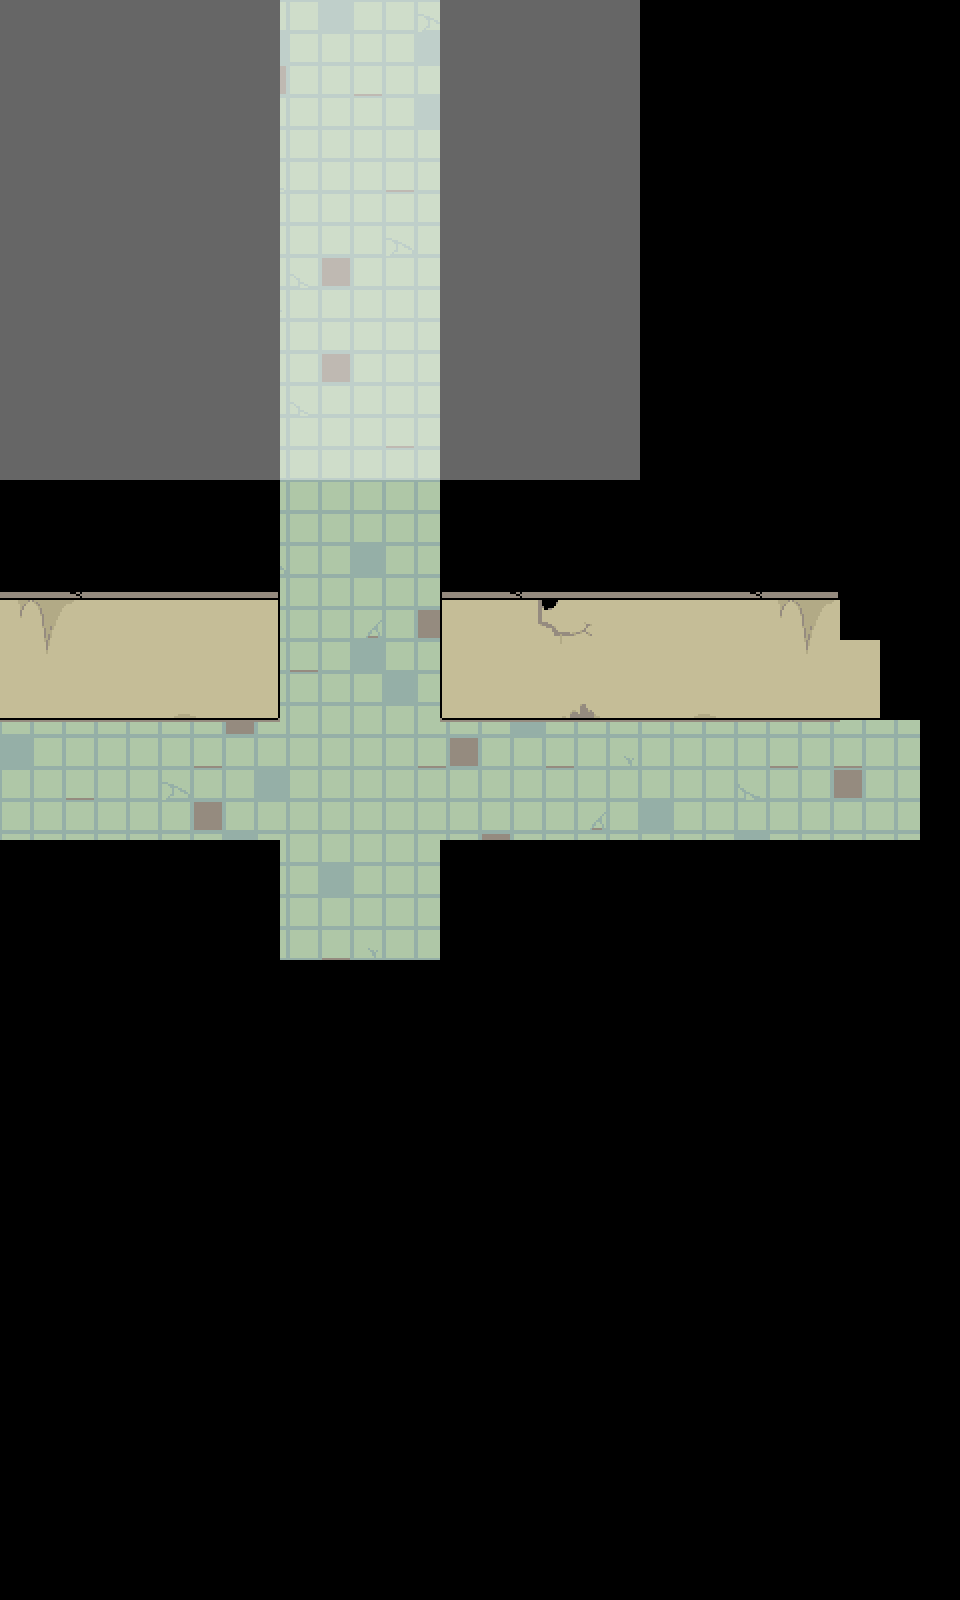

A 2D game scene composited from a Tiled map and its tileset images. What follows is a short description and the map's XML, with each tile layer's data collapsed to a summary:
An orthogonal 24x40 tile map with 40x40 px tiles, 2 tile layers (Tile Layer 1, Tile Layer 2), 3 tilesets, 2 image layers and 32 objects (4x transition, npc, interactable, entry, entry2, ...).

<map version="1.11" tiledversion="1.11.2" orientation="orthogonal" renderorder="right-down" width="24" height="40" tilewidth="40" tileheight="40" infinite="0" nextlayerid="11" nextobjectid="85">
 <editorsettings>
  <export target="corridors1.lua" format="lua" />
 </editorsettings>
 <properties>
  <property name="border" value="greenroomold" />
  <property name="music" value="lost_room" />
 </properties>
 <tileset firstgid="1" source="../../../tilesets/greenroom.tsx" />
 <tileset firstgid="127" source="../../../tilesets/floor3-objects.tsx" />
 <tileset firstgid="170" source="../../../tilesets/bg_ch3_dw_changing_room_tileset.tsx" />
 <imagelayer id="9" name="Image Layer 1" repeaty="1">
  <image source="../../../../../assets/sprites/world/maps/floor3/sloppy/changing_room_floor.png" width="1280" height="960" />
 </imagelayer>
 <layer id="1" name="Tile Layer 1" width="24" height="40">
  <data>[960 cells, 760 non-empty, 27 distinct tile ids]</data>
 </layer>
 <layer id="2" name="Tile Layer 2" width="24" height="40">
  <data>[960 cells, 0 non-empty, 0 distinct tile ids]</data>
 </layer>
 <objectgroup id="8" name="objects_bg">
  <object id="63" gid="2147483802" x="838" y="800" width="82" height="204" />
  <object id="66" gid="150" x="-46" y="640" width="70" height="40" />
  <object id="67" gid="150" x="18" y="640" width="70" height="40" />
  <object id="68" gid="150" x="82" y="640" width="70" height="40" />
  <object id="69" gid="150" x="146" y="640" width="70" height="40" />
  <object id="70" gid="150" x="210" y="640" width="70" height="40" />
  <object id="76" gid="150" x="440" y="640" width="70" height="40" />
  <object id="77" gid="150" x="504" y="640" width="70" height="40" />
  <object id="78" gid="150" x="568" y="640" width="70" height="40" />
  <object id="79" gid="150" x="632" y="640" width="70" height="40" />
  <object id="80" gid="150" x="696" y="640" width="70" height="40" />
  <object id="81" gid="150" x="760" y="640" width="70" height="40" />
  <object id="82" gid="150" x="824" y="640" width="70" height="40" />
 </objectgroup>
 <objectgroup color="#0000ff" id="3" name="collision">
  <object id="1" x="0" y="0" width="280" height="720" />
  <object id="2" x="440" y="0" width="520" height="720" />
  <object id="3" x="440" y="840" width="520" height="760" />
  <object id="4" x="0" y="840" width="280" height="760" />
  <object id="23" x="840" y="720">
   <polygon points="0,0 80,80 80,0" />
  </object>
  <object id="28" x="480" y="720" width="60" height="20" />
  <object id="37" x="920" y="720" width="40" height="120" />
 </objectgroup>
 <objectgroup color="#ff00ff" id="4" name="objects">
  <object id="18" name="transition" x="-30" y="720" width="40" height="120">
   <properties>
    <property name="map" value="floortv/legacy/pre_elevator" />
    <property name="marker" value="entry2" />
   </properties>
  </object>
  <object id="19" name="transition" x="280" y="1590" width="160" height="40">
   <properties>
    <property name="map" value="floortv/legacy/corridors3" />
    <property name="marker" value="entrydown" />
   </properties>
  </object>
  <object id="20" name="transition" x="280" y="-30" width="160" height="40">
   <properties>
    <property name="map" value="floortv/legacy/corridors2" />
    <property name="marker" value="entry4" />
   </properties>
  </object>
  <object id="59" name="transition" x="860" y="720" width="40" height="120">
   <properties>
    <property name="map" value="floortv/legacy/mike" />
    <property name="marker" value="entry" />
   </properties>
  </object>
  <object id="60" name="npc" x="670" y="742">
   <properties>
    <property name="actor" value="flaurel" />
    <property name="cond" value="Game:getFlag(&quot;fun&quot;, 0) == 38" />
    <property name="cutscene" value="floor3.forgetmenot" />
   </properties>
   <point />
  </object>
  <object id="83" gid="155" x="480" y="740" width="60" height="90" />
  <object id="84" name="interactable" x="480" y="699.25" width="60" height="40.75">
   <properties>
    <property name="cutscene" value="tvfloor.legacy_freevending" />
    <property name="solid" type="bool" value="true" />
   </properties>
  </object>
 </objectgroup>
 <objectgroup color="#7f00ff" id="5" name="markers">
  <object id="31" name="entry" x="40" y="800">
   <point />
  </object>
  <object id="32" name="entry2" x="820" y="800">
   <point />
  </object>
  <object id="33" name="entry4" x="360" y="1560">
   <point />
  </object>
  <object id="34" name="entry3" x="360" y="80">
   <point />
  </object>
  <object id="35" name="spawn" x="360" y="800">
   <point />
  </object>
 </objectgroup>
 <objectgroup color="#ff0000" id="6" name="objects_fg" />
 <imagelayer id="10" name="overlay" opacity="0.4" tintcolor="#000000" parallaxx="0" parallaxy="0">
  <image source="../../../../../assets/sprites/world/maps/floor3/sloppy/overlay.png" width="640" height="480" />
 </imagelayer>
</map>
